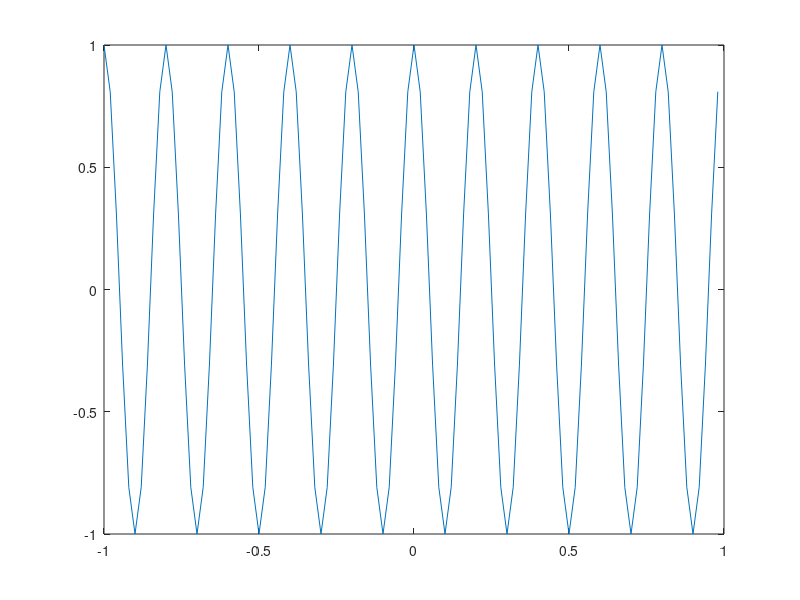
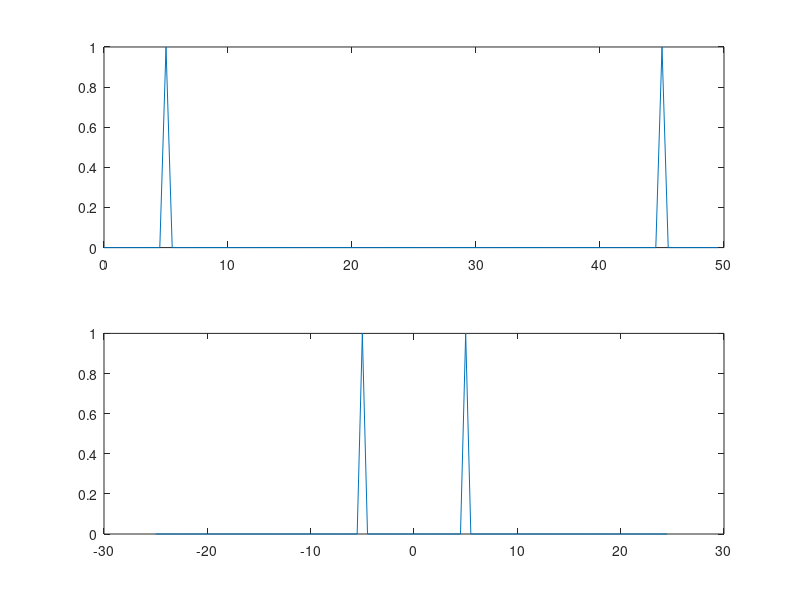

These charts were generated, in order, by the following MATLAB code:
tstart = -1;
tend = 1;
fs = 50;
ts = 1/fs;

t = tstart:ts:tend-ts;
N = length(t);
x1 = cos(2*pi*5*t);

figure();

plot(t,x1);

figure();
subplot(2,1,1)
freq1 = 0:fs/N:(N-1)*fs/N; 
 x1f = fft(x1);
 first_eq = abs(x1f)/max(abs(x1f));
 plot(freq1,first_eq)

subplot(2,1,2)
freq2 = -fs/2:fs/N:fs/2-fs/N;
x2f = fftshift(fft(x1));
second_eq = abs(x2f)/max(abs(x2f));
plot(freq2,second_eq)